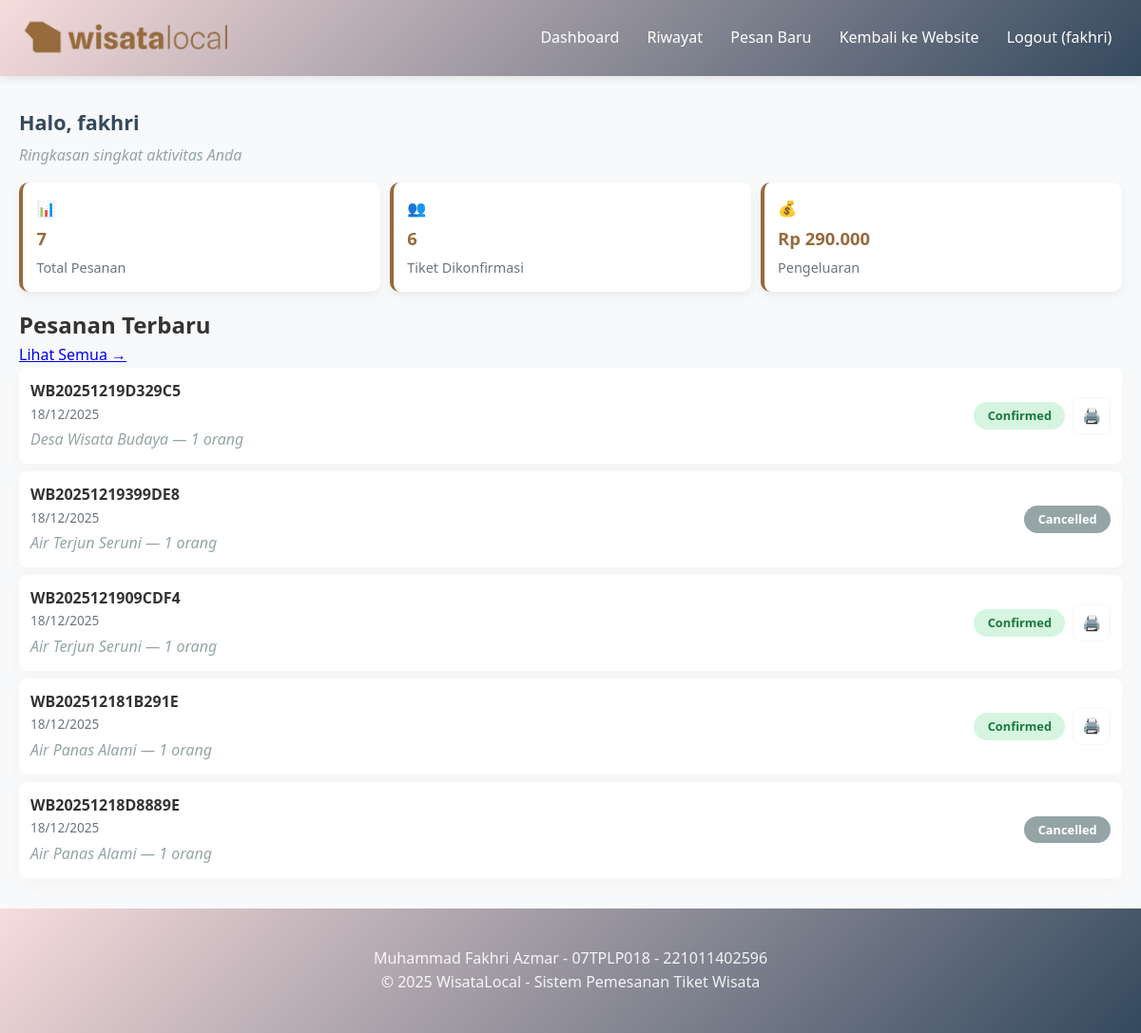
/user/index.php (signed in), run on the app's committed database.
### tables this page shows
CREATE TABLE `pemesanan` (
  `id` int(11) NOT NULL AUTO_INCREMENT,
  `kode_booking` varchar(20) NOT NULL,
  `user_id` int(11) DEFAULT NULL,
  `destinasi_id` int(11) NOT NULL,
  `nama_pemesan` varchar(100) NOT NULL,
  `email` varchar(100) NOT NULL,
  `no_telepon` varchar(15) NOT NULL,
  `tanggal_berkunjung` date NOT NULL,
  `jumlah_dewasa` int(11) NOT NULL,
  `jumlah_anak` int(11) NOT NULL,
  `total_harga` decimal(10,2) NOT NULL,
  `status` enum('pending','confirmed','cancelled') DEFAULT 'pending',
  `created_at` timestamp NOT NULL DEFAULT current_timestamp(),
  PRIMARY KEY (`id`),
  UNIQUE KEY `kode_booking` (`kode_booking`),
  KEY `user_id` (`user_id`),
  KEY `destinasi_id` (`destinasi_id`),
  CONSTRAINT `pemesanan_ibfk_1` FOREIGN KEY (`user_id`) REFERENCES `users` (`id`),
  CONSTRAINT `pemesanan_ibfk_2` FOREIGN KEY (`destinasi_id`) REFERENCES `destinasi` (`id`)
);

CREATE TABLE `destinasi` (
  `id` int(11) NOT NULL AUTO_INCREMENT,
  `nama_destinasi` varchar(100) NOT NULL,
  `deskripsi` text DEFAULT NULL,
  `harga_dewasa` decimal(10,2) NOT NULL,
  `harga_anak` decimal(10,2) NOT NULL,
  `kuota_harian` int(11) NOT NULL,
  `gambar` varchar(255) DEFAULT NULL,
  `created_at` timestamp NOT NULL DEFAULT current_timestamp(),
  `foto` varchar(255) DEFAULT NULL,
  PRIMARY KEY (`id`)
);

### config/config.php (called while the page is built, shortened)
<?php
function formatRupiah($number) {
    return 'Rp ' . number_format($number, 0, ',', '.');
}
?>

### user/index.php (the view, shortened to what this page needs)
<?php
require_once '../config/config.php';
$db = (new Database())->getConnection();
$user_id = $_SESSION['user_id'];
$stmt = $db->prepare("
    SELECT
        COUNT(*) as total_pesanan,
        SUM(CASE WHEN status = 'confirmed' THEN total_harga ELSE 0 END) as total_pengeluaran,
        SUM(CASE WHEN status = 'confirmed' THEN (jumlah_dewasa + jumlah_anak) ELSE 0 END) as total_pengunjung,
        SUM(CASE WHEN status = 'pending' THEN 1 ELSE 0 END) as pending_count,
        SUM(CASE WHEN status = 'confirmed' THEN 1 ELSE 0 END) as confirmed_count,
        SUM(CASE WHEN status = 'cancelled' THEN 1 ELSE 0 END) as cancelled_count
    FROM pemesanan
    WHERE user_id = ?
");
$stmt->execute([$user_id]);
$stats = $stmt->fetch(PDO::FETCH_ASSOC);
$stmt = $db->prepare("
    SELECT p.*, d.nama_destinasi
    FROM pemesanan p
    LEFT JOIN destinasi d ON p.destinasi_id = d.id
    WHERE p.user_id = ?
    ORDER BY p.created_at DESC
    LIMIT 5
");
$stmt->execute([$user_id]);
$pesanan = $stmt->fetchAll(PDO::FETCH_ASSOC);
?>
<?php include 'header-user.php'; ?>
<section class="user-dashboard container">
    <div class="dashboard-top">
        <div class="dashboard-header-compact">
            <h1>Halo, <?php echo htmlspecialchars($_SESSION['user_nama']); ?></h1>
            <p class="muted">Ringkasan singkat aktivitas Anda</p>
        </div>
        <div class="stats compact-stats">
            <div class="stat-card">
                <div class="stat-icon">📊</div>
                <h3><?php echo $stats['total_pesanan'] ?? 0; ?></h3>
                <p>Total Pesanan</p>
            </div>
            <div class="stat-card">
                <div class="stat-icon">👥</div>
                <h3><?php echo $stats['total_pengunjung'] ?? 0; ?></h3>
                <p>Tiket Dikonfirmasi</p>
            </div>
            <div class="stat-card">
                <div class="stat-icon">💰</div>
                <h3><?php echo formatRupiah($stats['total_pengeluaran'] ?? 0); ?></h3>
                <p>Pengeluaran</p>
            </div>
        </div>
    </div>
    <div class="recent-orders compact">
        <div class="section-header">
            <h2>Pesanan Terbaru</h2>
            <a href="riwayat.php" class="view-all">Lihat Semua →</a>
        </div>
        <?php if ($pesanan): ?>
            <ul class="recent-list">
                <?php foreach ($pesanan as $p): ?>
                    <li class="recent-item">
                        <div class="left">
                            <strong><?php echo $p['kode_booking']; ?></strong>
                            <small><?php echo date('d/m/Y', strtotime($p['created_at'])); ?></small>
                            <div class="muted"><?php echo $p['nama_destinasi']; ?> — <?php echo $p['jumlah_dewasa'] + $p['jumlah_anak']; ?> orang</div>
                        </div>
                        <div class="right">
                            <span class="status <?php echo $p['status']; ?>"><?php echo ucfirst($p['status']); ?></span>
                            <?php if ($p['status'] != 'cancelled'): ?>
                                <a href="../cetak_tiket.php?kode=<?php echo $p['kode_booking']; ?>" class="btn-small" target="_blank">🖨️</a>
                            <?php endif; ?>
                        </div>
                    </li>
                <?php endforeach; ?>
            </ul>
        <?php endif; ?>
    </div>
    </section>
<?php include '../includes/footer.php'; ?>

### css/style.css (style rules this page uses)
* { margin: 0; padding: 0; box-sizing: border-box; }
html { scroll-behavior: smooth; }
body { font-family: 'Segoe UI', Tahoma, Geneva, Verdana, sans-serif; line-height: 1.6; color: #333; background-color: #f8f9fa; min-height: 100vh; display: flex; flex-direction: column; }
.container { max-width: 1200px; margin: 0 auto; padding: 0 20px; width: 100%; }
:root { --brown: #976a3c; --brown-dark: #34495e; --brown-soft: #f7efe6; --primary: #1e73be; --muted: #6c757d; }
.stats { display: grid; grid-template-columns: repeat(auto-fit, minmax(200px, 1fr)); gap: 1.5rem; margin: 2rem 0; }
.stat-card { background: white; padding: 0.9rem 1rem; border-radius: 10px; text-align: left; box-shadow: 0 4px 10px rgba(0, 0, 0, 0.06); transition: all 0.22s ease; border-left: 4px solid var(--brown); }
.stat-card h3 { font-size: 1.05rem; color: var(--brown); margin-bottom: 0.25rem; font-weight: 700; }
.stat-card p { color: #6c757d; font-weight: 500; font-size: 0.85rem; margin: 0; }
.status { padding: 0.4rem 1rem; border-radius: 20px; font-size: 0.8rem; font-weight: bold; text-transform: uppercase; display: inline-block; }
.status.confirmed { background: #d4edda; color: #155724; }
.status.cancelled { background: #f8d7da; color: #721c24; }
.status { padding: 0.25rem 0.9rem; border-radius: 999px; font-weight: 700; text-transform: capitalize; }
.status.confirmed { background: #d6f5e0; color: #1a7a3d; }
.status.cancelled { background: #95a5a6; color: white; }
.muted { color: #95a5a6; font-style: italic; }
.dashboard-header-compact h1 { font-size: 1.35rem; margin: 0 0 0.25rem 0; color: var(--brown-dark); }
.dashboard-header-compact .muted { margin: 0; }
.compact-stats { display:flex; gap:0.6rem; margin:1rem 0; }
.compact-stats .stat-card { flex:1; padding:0.9rem; border-radius:10px; text-align:left; }
.compact-stats .stat-card h3 { font-size:1.15rem; margin:4px 0; color: var(--brown); }
.compact-stats .stat-card p { margin:0; font-size:0.9rem; color:var(--muted); }
.recent-list { list-style:none; padding:0; margin:0; display:flex; flex-direction:column; gap:0.5rem; }
.recent-item { display:flex; justify-content:space-between; align-items:center; padding:0.75rem; background:#fff; border-radius:8px; box-shadow:0 6px 18px rgba(151,106,60,0.03); }
.recent-item .left strong { display:block; }
.recent-item .left small { display:block; color:var(--muted); font-size:0.85rem; }
.recent-item .muted { margin-top:0.25rem; }
.recent-item .right { display:flex; gap:0.5rem; align-items:center; }
.btn-small { display:inline-flex; align-items:center; justify-content:center; padding:0.35rem 0.55rem; background: transparent; color: var(--brown-dark); border-radius:8px; text-decoration:none; font-weight:700; min-width:36px; border: 1px solid rgba(151,106,60,0.06); }

### data on the page
pemesanan: kode_booking "WB20251219D329C5", created_at "18/12/2025", destinasi.nama_destinasi "Desa Wisata Budaya", $p['jumlah_dewasa'] + $p['jumlah_anak'] "1", status "Confirmed"
pemesanan: kode_booking "WB20251219399DE8", created_at "18/12/2025", destinasi.nama_destinasi "Air Terjun Seruni", $p['jumlah_dewasa'] + $p['jumlah_anak'] "1", status "Cancelled"
pemesanan: kode_booking "WB2025121909CDF4", created_at "18/12/2025", destinasi.nama_destinasi "Air Terjun Seruni", $p['jumlah_dewasa'] + $p['jumlah_anak'] "1", status "Confirmed"
pemesanan: kode_booking "WB202512181B291E", created_at "18/12/2025", destinasi.nama_destinasi "Air Panas Alami", $p['jumlah_dewasa'] + $p['jumlah_anak'] "1", status "Confirmed"
pemesanan: kode_booking "WB20251218D8889E", created_at "18/12/2025", destinasi.nama_destinasi "Air Panas Alami", $p['jumlah_dewasa'] + $p['jumlah_anak'] "1", status "Cancelled"

### other printed values
$_SESSION['user_nama'] "fakhri"
$stats['total_pesanan'] "7"
$stats['total_pengunjung'] "6"
formatRupiah($stats['total_pengeluaran'] ?? 0) "Rp 290.000"
